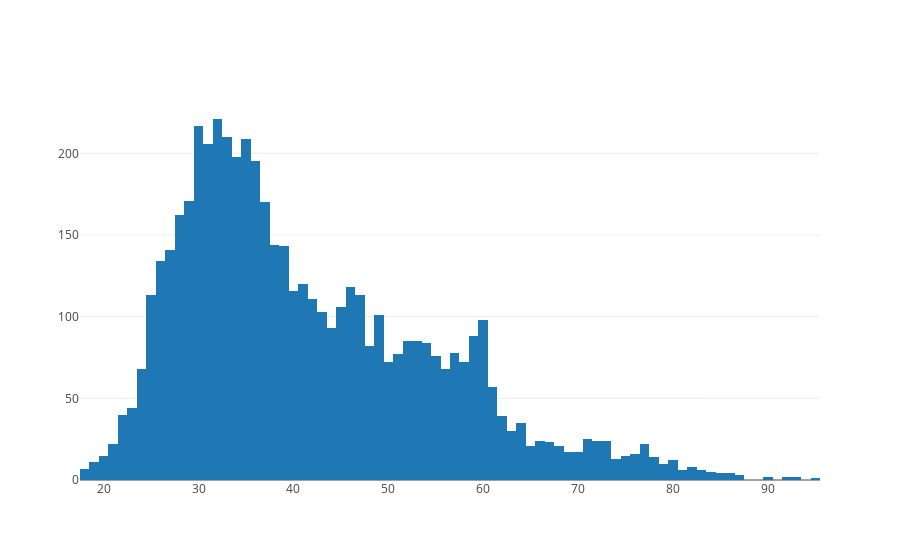

Notebook code for this chart:
### Code cell
age = data[data['y'] == 'yes']['age']
age_plot = [go.Histogram(x=age)]
iplot(age_plot, filename='histogram')

### Figure 1 — Plotly figure (JSON) as saved in the notebook; plotly's stock layout.template omitted (floating-point values rounded to 4 significant figures; data arrays with more than 128 entries replaced by an {"elided": "..."} marker saying what was removed)
{"data": [{"x": {"elided": "5289 int values"}, "type": "histogram", "uid": "f5610516-2d04-4760-bb96-7a1aede668de"}], "layout": {}}
